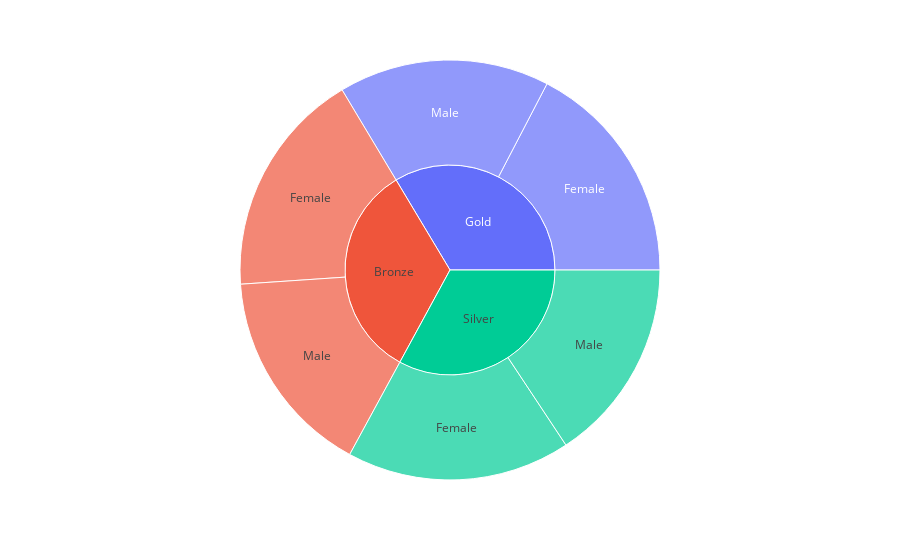

Here is the notebook cell this chart was saved with:
### Code cell
a_bio = {'athelete_id': athlete_Bio['athlete_id'], 'sex': athlete_Bio['sex']}
a_event = {'athelete_id': athlete_Event_Results['athlete_id'], 'medal': athlete_Event_Results['medal']}

df = pd.merge(pd.DataFrame(a_bio), pd.DataFrame(a_event), on='athelete_id')

count = pd.DataFrame(df.groupby(['sex']).count())
count = count['athelete_id']

df1 = df.dropna(subset=['medal'])

print(count)

perc = pd.DataFrame(df1.groupby(['sex', 'medal']).count()).reset_index()


perc.loc[perc["sex"] == "Male", "athelete_id"] = (perc['athelete_id']/count[1])*100
perc.loc[perc["sex"] == "Female", "athelete_id"] = (perc['athelete_id']/count[0])*100

perc.rename(columns={"athelete_id": "count"}, inplace=True)
print(perc)

fig = px.sunburst(perc, path=['medal', 'sex'], values='count', color_discrete_map={'Gold': '#D6AF36', 'Silver': '#A7A7AD', 'Bronze': '#A77044'})
fig.show()

### Figure 1 — Plotly figure (JSON) as saved in the notebook; plotly's stock layout.template omitted (floating-point values rounded to 4 significant figures)
{"data": [{"branchvalues": "total", "domain": {"x": [0, 1], "y": [0, 1]}, "hovertemplate": "labels=%{label}<br>count=%{value}<br>parent=%{parent}<br>id=%{id}<extra></extra>", "ids": ["Bronze/Female", "Gold/Female", "Silver/Female", "Bronze/Male", "Gold/Male", "Silver/Male", "Bronze", "Gold", "Silver"], "labels": ["Female", "Female", "Female", "Male", "Male", "Male", "Bronze", "Gold", "Silver"], "name": "", "parents": ["Bronze", "Gold", "Silver", "Bronze", "Gold", "Silver", "", "", ""], "type": "sunburst", "values": [5.041, 5.003, 4.969, 4.611, 4.68, 4.522, 9.652, 9.683, 9.491]}], "layout": {"legend": {"tracegroupgap": 0}, "margin": {"t": 60}}}
